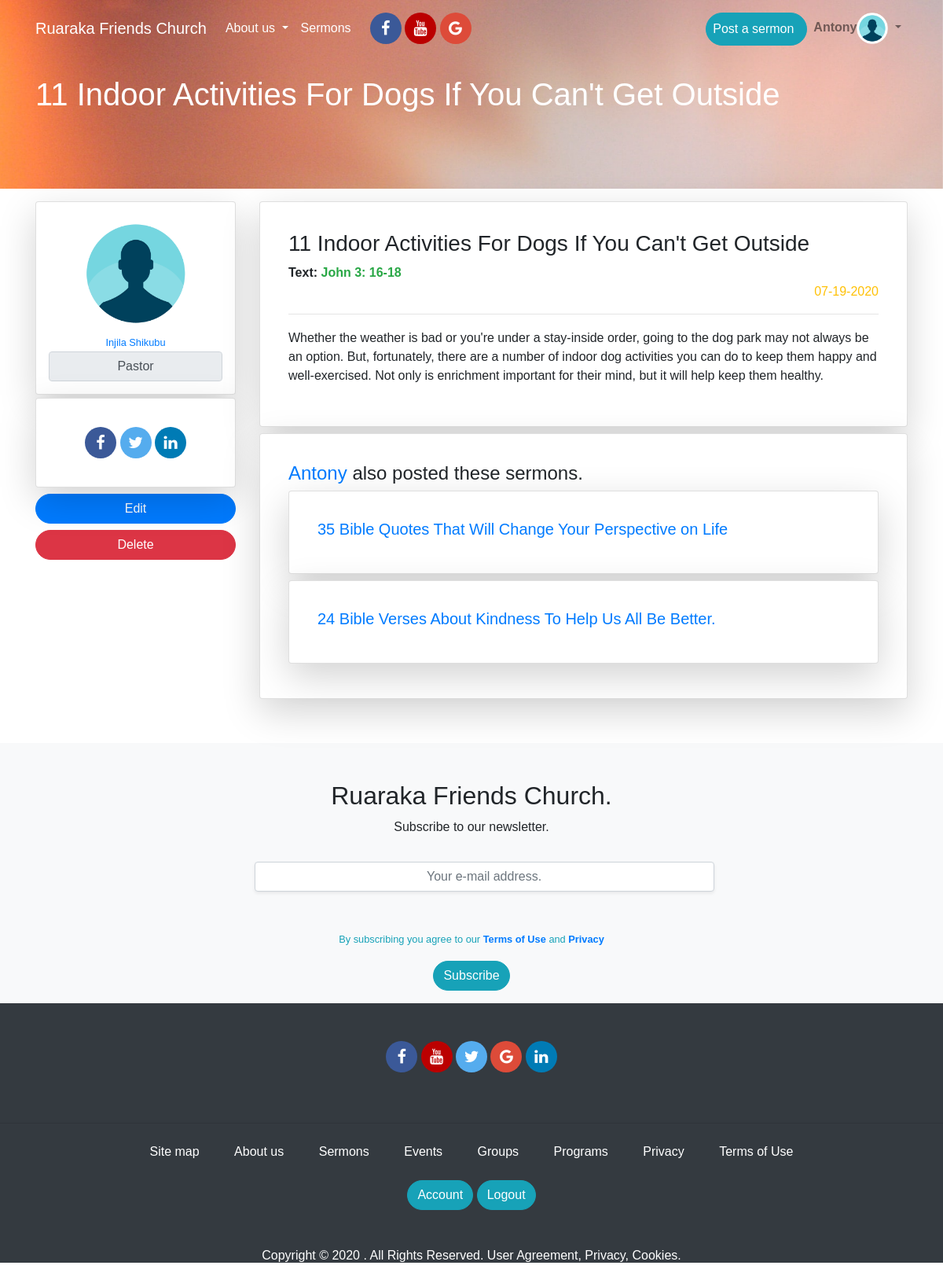
Before: /sermon/details/7 (signed in) with the older database file.
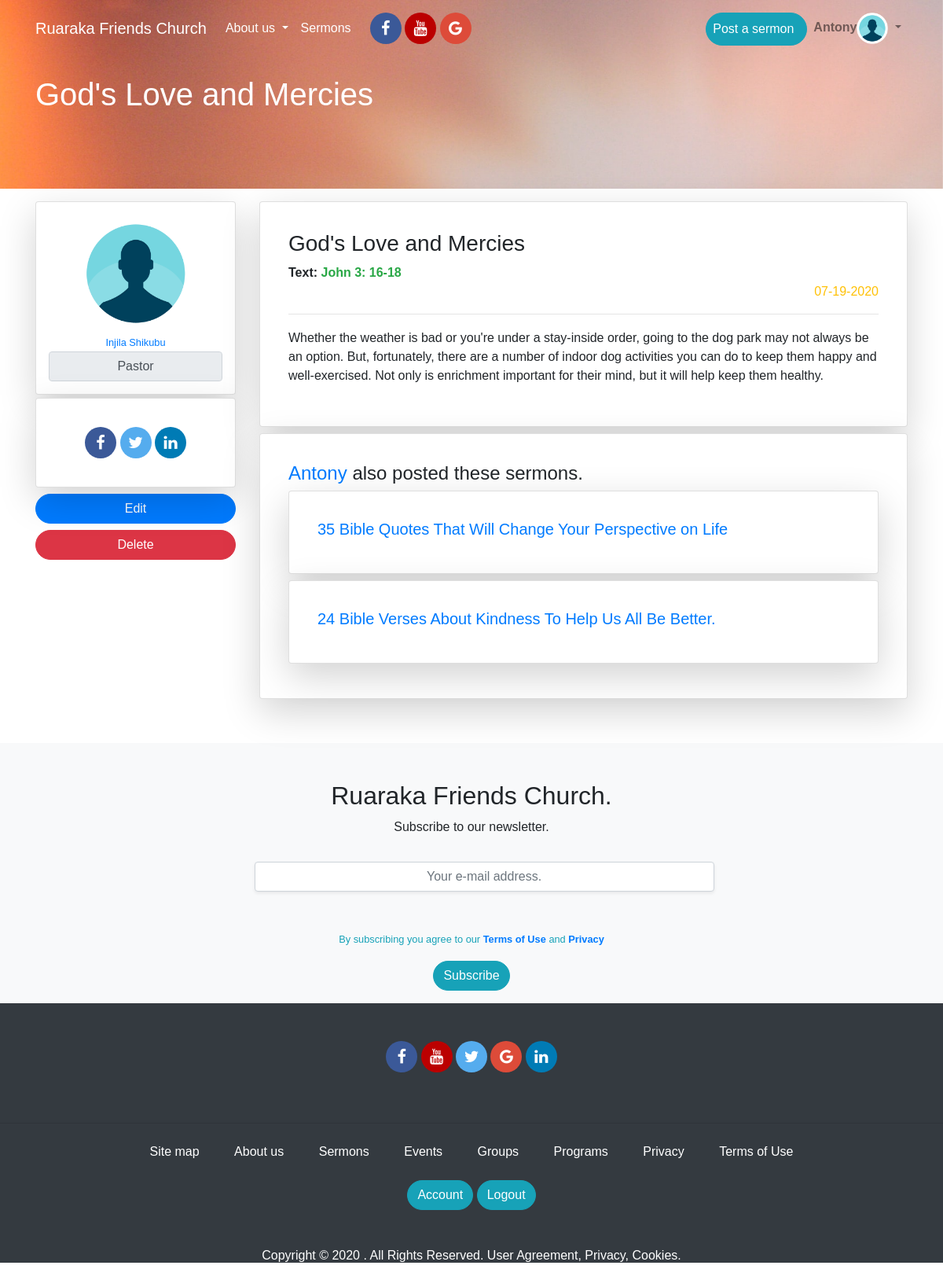
After: the same page with the newer database file.
### app/models.py (models this page shows, shortened)
class Sermon(db.Model):
	id = db.Column(db.Integer, primary_key=True)
	title = db.Column(db.String(124), index=True)
	text = db.Column(db.String(124), index=True)
	body = db.Column(db.String(500), index=True)
	created_at = db.Column(db.DateTime, index=True, default = datetime.utcnow)
	user_id = db.Column(db.Integer, db.ForeignKey('user.id'))

### app/routes.py (the view)
@app.route('/sermon/details/<sermon_id>')
def sermon_details(sermon_id):
	is_many = False
	sermon = Sermon.query.get(sermon_id)
	sermons = Sermon.query.filter_by(author=sermon.author).order_by(Sermon.created_at.desc())
	if sermons.count() > 1:
		is_many = True
		sermons = Sermon.query.filter_by(author=sermon.author).order_by(Sermon.created_at.desc())[1:]
		return render_template('sermon_details.html', title=sermon.title, sermon=sermon,sermons=sermons, is_many=is_many )
	return render_template('sermon_details.html', title=sermon.title, sermon=sermon,sermons=sermons, is_many=is_many )

### app/models.py (called while the page is built)
@login.user_loader
def load_user(id):
	return User.query.get(int(id))

### app/templates/sermon_details.html (shortened to what this page needs)
{% extends 'base.html' %}
{% block content  %}
<section id="profile_section">
	<div id="section-profile-top">
		<div class="pt-5 container">
			<h1 class="mt-5">{{sermon.title}} </h1>
		</div>
	</div>
	<div class="container mt-3 mb-5">
		<div class="row">
			<div class="col-xs-12 col-sm-12 col-md-3 col-lg-3 col-xl-3">
        <a href="{{url_for('profile', username=sermon.author.username)}}">
  				<div class="card shadow-lg p-3 mb-1 bg-white rounded text-center">
  					<img src="{{url_for('static', filename='imgs/profile_pic.png')}}" class="img-rounded mx-auto" style="height: 150px; width:150px">
  					<div class="card-body p-0">
  						<small>{{sermon.author.firstname}} {{sermon.author.lastname}}</small>
  						<input type="tex" disabled value="{{sermon.author.role}}" class="form-control" style="text-align: center">
  					</div>
  				</div>
        </a>
				<div class="card shadow-lg p-3 mb-2 bg-white rounded">
					<div class="card-body">
						<div id="social_media_links" class="text-center">
					        <a href="#" class="fa fa-facebook"></a>
					        <a href="#" class="fa fa-twitter"></a>
					        <a href="#" class="fa fa-linkedin"></a>
				      </div>
					</div>
				</div>
        {% if current_user.username == sermon.author.username   %}
          <a href="{{url_for('sermon_edit', sermon_id=sermon.id)}}" class="btn btn-primary btn-block btn_custom">Edit</a>
          <a href="{{url_for('sermon_delete', sermon_id=sermon.id)}}" class="btn btn-danger btn-block btn_custom">Delete</a>
        {% endif %}
			</div>
			<div class="col-xs-12 col-sm-12 col-md-9 col-lg-9 col-xl-9">
				<div class="card shadow-lg p-3 mb-2 bg-white rounded">
					<div class="card-body">
						<h3 class=""> {{sermon.title}} </h3>
            <strong>Text: <span class="text text-success">{{sermon.text}}</span> </strong>
						<p class="text-right text-warning">	{{ sermon.created_at.strftime('%m-%d-%Y') }}</p>
            <hr class="pt-0" style="height:2px">
					  <p>{{sermon.body}}</p>
					</div>
				</div>
				<div class="card shadow-lg p-3 mb-2 bg-white rounded">
					<div class="card-body">
            {% if sermons and is_many %}
            	<h4 class=""><a href="{{url_for('profile', username=sermon.author.username)}}">{{sermon.author.username}}</a> also posted these sermons.</h4>
              <div class="row">
                {% for sermon in sermons %}
                  <div class="col-xs-12 col-sm-12 col-md-12 col-lg-12 col-xl-12">
                    	<a href="{{url_for('sermon_details', sermon_id=sermon.id)}}" style="text-decoration: none">
                      <div class="card shadow-lg p-3 mb-2 bg-white rounded">
              					<div class="card-body">
                          	<h5 class=""> {{sermon.title}} </h3>
                        </div>
                      </div>
                    </a>
                  </div>
                {% endfor %}
              </div>
						{% else %}
							<p>{{user.firstname}} {{user.lastname}} has no sermons posted yet</p>
            {% endif %}
					</div>
				</div>
			</div>
	</div>
</section>
{% endblock content  %}

Changed rows visible on the page:
changed Sermon "John 3: 16-18": title "11 Indoor Activities For Dogs If You Can't Get Outside" → "God's Love and Mercies"
